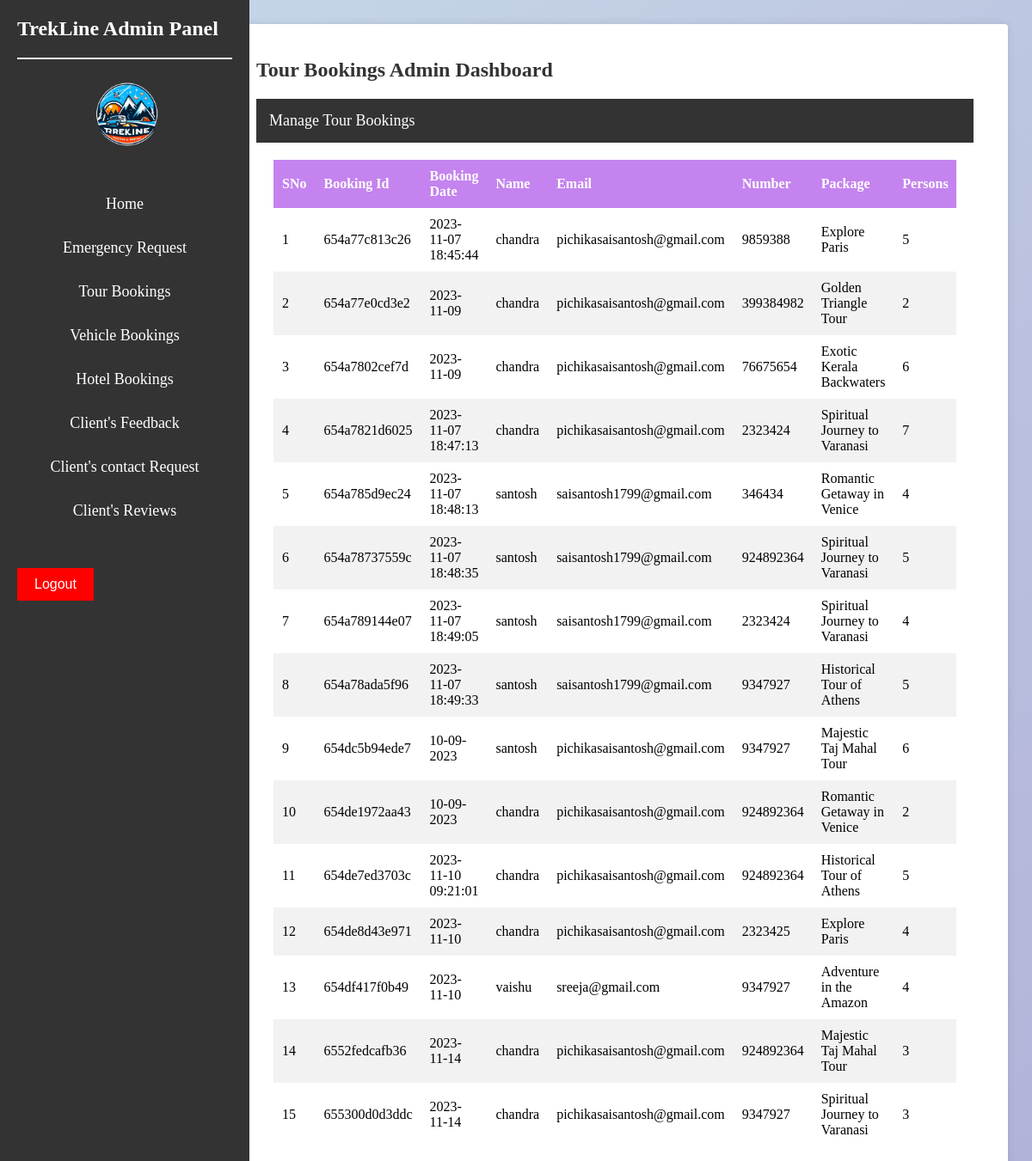
Page /admin/admintourbooking.php on the committed database.
### tables this page shows
CREATE TABLE `bookings` (
  `booking_id` varchar(100) NOT NULL,
  `booking_date` varchar(20) NOT NULL,
  `name` varchar(30) NOT NULL,
  `num` varchar(30) NOT NULL,
  `email` varchar(100) NOT NULL,
  `package` varchar(30) NOT NULL,
  `persons` varchar(30) NOT NULL,
  `price` varchar(30) NOT NULL,
  `status` varchar(50) NOT NULL
);

### admin/admintourbooking.php (the view, shortened to what this page needs)
<?php
$db_host = "localhost";
$db_user = "root";
$db_password = "";
$db_name = "trekline";
$conn = new mysqli($db_host, $db_user, $db_password, $db_name);
$name='';
$email='';
$num='';
$package='';
$persons='';
$price='';
$booking_id='';
$booking_date='';
$action = "add";
?>
 <!DOCTYPE html>
    <html lang="en">
    <head>
    </head>
    <body style="background: linear-gradient(135deg, rgba(70, 130, 180, 0.3), rgba(0, 0, 128, 0.3));">
    <div class="sidebar">
        <h2>TrekLine Admin Panel</h2><br><img src="img/logo2.png" alt="Logo" class="logo" width="90px" style="border-radius: 1000px; margin-left:85px ;">
        <ul align="center">
            <li><a href="adminindex.php">Home</a></li>
            <li><a href="adminemergency.php">Emergency Request</a></li>
            <li><a href="admintourbooking.php">Tour Bookings</a></li>
            <li><a href="adminvehiclebooking.php">Vehicle Bookings</a></li>
            <li><a href="adminhotelbooking.php">Hotel Bookings</a></li>
            <li><a href="adminrating.php">Client's Feedback</a></li>
            <li><a href="admincontact.php">Client's contact Request</a></li>
            <li><a href="adminreview.php">Client's Reviews</a></li>
        </ul>
        <button class="logout-button" onclick="location.href='adminlogout.php'">Logout</button>
    </div>
    <div class="content">
        <div class="wrapper">
            <div class="content-wrapper">
                  <section class="content">
                    <div class="col-md-12">
                        <h1 class="page-head-line"> Tour Bookings Admin Dashboard
						</h1>
                    </div>
        <?php
		 if(isset($_GET['action']) && @$_GET['action']=="add" || @$_GET['action']=="edit")
		 {
		?>
                <div class="row">
				   <div class="col-md-8 offset-md-2">
               <div class="panel panel-primary">
                        <div class="panel-heading">
                           <?php echo ($action=="add")? "Add Tour Booking": "Edit Tour Booking"; ?>
                        </div>
						<form action="admintourbooking.php" method="post" id="signupForm1" class="form-horizontal">
                        <div class="panel-body">
							<div class="form-group">
								<label class="col-sm-2 control-label" for="booking_id"> Booking Id  </label>
								<div class="col-sm-10">
	                        <input type="text" class="form-control" id="booking_id" name="booking_id" value="<?php echo $booking_id;?>"  />
								</div>
							</div>
							<div class="form-group">
								<label class="col-sm-2 control-label" for="booking_date"> Booking Date </label>
								<div class="col-sm-10">
	                        <input type="text" class="form-control" id="booking_date" name="booking_date" value="<?php echo $booking_date;?>"  />
								</div>
							</div>
						<div class="form-group">
								<label class="col-sm-2 control-label" for="name">Name</label>
								<div class="col-sm-10">
									<input type="text" class="form-control" id="name" name="name" value="<?php echo $name;?>"  />
								</div>
							</div>
							<div class="form-group">
								<label class="col-sm-2 control-label" for="email"> Email</label>
								<div class="col-sm-10">
	                        <textarea class="form-control" id="email" name="email"><?php echo $email ;?></textarea >
								</div>
                                <div class="form-group">
								<label class="col-sm-2 control-label" for="num"> Number</label>
								<div class="col-sm-10">
	                        <textarea class="form-control" id="num" name="num"><?php echo $num ;?></textarea >
								</div>
							</div>
							<div class="form-group">
								<label class="col-sm-2 control-label" for="package">Package</label>
								<div class="col-sm-10">
								<input type="text" class="form-control" id="package" name="package" value="<?php echo $package;?>"  />
							</div>
							</div>
							<div class="form-group">
								<label class="col-sm-2 control-label" for="persons">Persons </label>
								<div class="col-sm-10">
	                        <input type="text" class="form-control" id="persons" name="persons" value="<?php echo $persons;?>"  />
								</div>
							</div>
							<div class="form-group">
								<label class="col-sm-2 control-label" for="price"> Price </label>
								<div class="col-sm-10">
	                        <input type="text" class="form-control" id="price" name="price" value="<?php echo $price;?>"  />
								</div>
							</div>
                            <div class="form-group">
								<label class="col-sm-2 control-label" for="status"> Status </label>
								<div class="col-sm-10">
	                        <input type="text" class="form-control" id="status" name="status"  />
								</div>
							</div>
						<div class="form-group">
								<div class="col-sm-8 col-sm-offset-2">
								<input type="hidden" name="id" value="<?php echo $name;?>">
								<input type="hidden" name="action" value="<?php echo $action;?>">
									<button type="submit" name="save" class="btn btn-primary">Save </button>
								</div>
							</div>
                         </div>
							</form>
                        </div>
                            </div>
			  </div>
		<?php
		}else{
		?>
		<div class="panel panel-default">
                        <div class="panel-heading">
                            Manage Tour Bookings
                        </div>
                        <div class="panel-body">
                             <div style="overflow-x:auto;" class="table-sorting table-responsive">
                                <table  class="table table-striped table-bordered table-hover" id="tSortable22">
                                    <thead>
                                        <tr>
                                            <th>SNo</th>
                                            <th>Booking Id</th>
											<th>Booking Date</th>
                                            <th>Name</th>
											<th>Email</th>
                                            <th>Number</th>
                                            <th>Package</th>
											<th>Persons</th>
                                        </tr>
                                    </thead>
                                    <tbody>
									<?php
									$sql = "select * from bookings ";
									$q = $conn->query($sql);
									$i=1;
				while($r = $q->fetch_assoc())
									{
									echo '<tr>
                                            <td>'.$i.'</td>
                                            <td>'.$r['booking_id'].'</td>
                                            <td>'.$r['booking_date'].'</td>
											<td>'.$r['name'].'</td>
											<td>'.$r['email'].'</td>
                                            <td>'.$r['num'].'</td>
											<td>'.$r['package'].'</td>
											<td>'.$r['persons'].'</td>
											<td>'.$r['price'].'</td>
											<td>'.$r['status'].'</td>
											<td>
											<a href="admintourbooking.php?action=edit&booking_id='.$r['booking_id'].'" class="btn btn-success btn-xs"><span class="glyphicon glyphicon-edit">&#x270E;</span></a>
											<a onclick="return confirm(\'Are you sure you want to delete this record\');" href="admintourbooking.php?action=delete&name='.$r['name'].'" class="btn btn-danger btn-xs"><span class="glyphicon glyphicon-remove">&#xe872;</span></a> </td>
                                        </tr>';
										$i++;
									}
									?>
                                    </tbody>
                                </table>
                            </div>
                        </div>
                    </div>
		<?php
		}
		?>
			</section>
            </div>
     </div>
    </div>
    </body>
    </html>

### admin/admintourbooking.php (style rules this page uses)
.sidebar { width: 250px; position: fixed; top: 0; bottom: 0; left: 0; background-color: #333; color: #fff; padding: 20px; overflow-y: auto; }
.sidebar h2 { margin: 0; padding-bottom: 20px; border-bottom: 2px solid #fff; font-size: 24px; }
.sidebar ul { list-style: none; padding: 20px; }
.sidebar li { margin-bottom: 10px; padding: 10px }
.sidebar a { color: #fff; text-decoration: none; font-size: 18px; }
.logout-button { background-color: #f00; color: #fff; border: none; padding: 10px 20px; font-size: 16px; cursor: pointer; }
.content { margin-left: 115px; padding: 20px; }
h1 { font-size: 36px; color: #333; }
.content-wrapper { background-color: #fff; padding: 20px; border-radius: 4px; box-shadow: 0 0 10px rgba(0, 0, 0, 0.1); }
.page-head-line { font-size: 24px; color: #333; margin: 0 0 20px; }
.panel-heading { background-color: #333; color: #fff; font-size: 18px; padding: 15px; }
.panel-body { padding: 20px; }
table { width: 100%; border-collapse: collapse; border-spacing: 0; }
table th, table td { padding: 10px; text-align: left; }
th { background-color: #c483ee; color: white; }
tr:nth-child(even) { background-color: #f2f2f2; }

### rows in the picture
bookings: booking_id "654a77c813c26", booking_date "2023-11-07 18:45:44", name "chandra", email "pichikasaisantosh@gmail.com", num "9859388", package "Explore Paris", persons "5"
bookings: booking_id "654a77e0cd3e2", booking_date "2023-11-09", name "chandra", email "pichikasaisantosh@gmail.com", num "399384982", package "Golden Triangle Tour", persons "2"
bookings: booking_id "654a7802cef7d", booking_date "2023-11-09", name "chandra", email "pichikasaisantosh@gmail.com", num "76675654", package "Exotic Kerala Backwaters", persons "6"
bookings: booking_id "654a7821d6025", booking_date "2023-11-07 18:47:13", name "chandra", email "pichikasaisantosh@gmail.com", num "2323424", package "Spiritual Journey to Varanasi", persons "7"
bookings: booking_id "654a785d9ec24", booking_date "2023-11-07 18:48:13", name "santosh", email "saisantosh1799@gmail.com", num "346434", package "Romantic Getaway in Venice", persons "4"
bookings: booking_id "654a78737559c", booking_date "2023-11-07 18:48:35", name "santosh", email "saisantosh1799@gmail.com", num "924892364", package "Spiritual Journey to Varanasi", persons "5"
bookings: booking_id "654a789144e07", booking_date "2023-11-07 18:49:05", name "santosh", email "saisantosh1799@gmail.com", num "2323424", package "Spiritual Journey to Varanasi", persons "4"
bookings: booking_id "654a78ada5f96", booking_date "2023-11-07 18:49:33", name "santosh", email "saisantosh1799@gmail.com", num "9347927", package "Historical Tour of Athens", persons "5"
bookings: booking_id "654dc5b94ede7", booking_date "10-09-2023", name "santosh", email "pichikasaisantosh@gmail.com", num "9347927", package "Majestic Taj Mahal Tour", persons "6"
bookings: booking_id "654de1972aa43", booking_date "10-09-2023", name "chandra", email "pichikasaisantosh@gmail.com", num "924892364", package "Romantic Getaway in Venice", persons "2"
bookings: booking_id "654de7ed3703c", booking_date "2023-11-10 09:21:01", name "chandra", email "pichikasaisantosh@gmail.com", num "924892364", package "Historical Tour of Athens", persons "5"
bookings: booking_id "654de8d43e971", booking_date "2023-11-10", name "chandra", email "pichikasaisantosh@gmail.com", num "2323425", package "Explore Paris", persons "4"
bookings: booking_id "654df417f0b49", booking_date "2023-11-10", name "vaishu", email "sreeja@gmail.com", num "9347927", package "Adventure in the Amazon", persons "4"
bookings: booking_id "6552fedcafb36", booking_date "2023-11-14", name "chandra", email "pichikasaisantosh@gmail.com", num "924892364", package "Majestic Taj Mahal Tour", persons "3"
bookings: booking_id "655300d0d3ddc", booking_date "2023-11-14", name "chandra", email "pichikasaisantosh@gmail.com", num "9347927", package "Spiritual Journey to Varanasi", persons "3"
